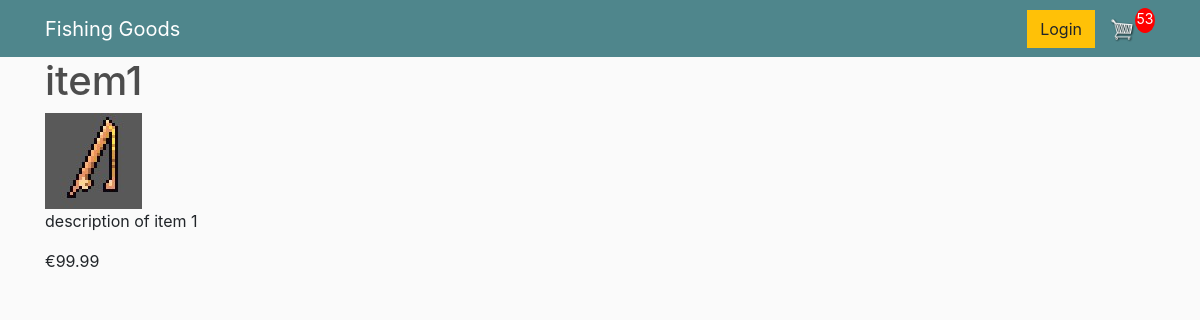
Page /2/ on the committed database.
### homepage/models.py (models this page shows, shortened)
class Item(models.Model):
    name = models.CharField(max_length=256)
    description = models.CharField(max_length=2000)
    price = models.DecimalField(decimal_places=2,max_digits=10)
    image = models.ImageField(upload_to='products/')

### homepage/views.py (the view)
# urls.py: re_path(r'^(?P<pk>\d+)/$',views.ItemDetailView.as_view(),name='detail'),
class ItemDetailView(DetailView):
    context_object_name = 'item_detail'
    model = models.Item
    template_name = 'homepage/item.html'
    order, created = models.Order.objects.get_or_create()
    items = order.orderitem_set.all()
    cartitems = order.get_cart_items
    extra_context={'cartitems': cartitems}

### homepage/templates/homepage/item.html
{% extends "homepage/homepage_base.html" %}
{% block body_block %}
  <h1>{{item_detail.name}}</h1>
  <img src="{{item_detail.image.url}}" alt="">
  <p>{{item_detail.description}}</p>
  <p>€{{item_detail.price}}</p>
{% endblock %}

### static/css/styles.css (style rules this page uses)
body { background-color: hsl(0, 0%, 98%); }
h1,h2,h3,h4,h5,h6 { color:hsl(0, 0%, 30%); }

### rows in the picture
Item: name "item1", image (picture), description "description of item 1", price "99.99"

### other values in the picture
{{ cartitems }} "53"
